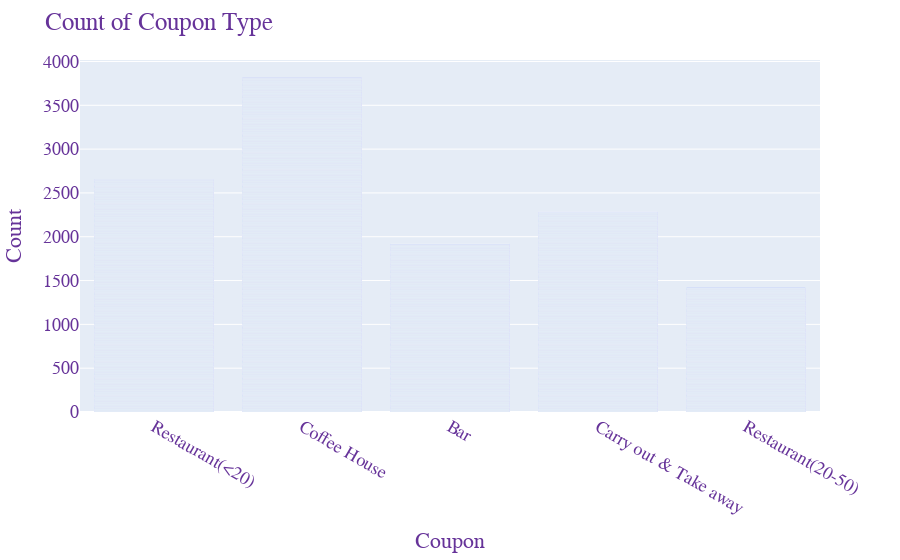

Source (notebook cell):
### Markdown cell above
5. Use a bar plot to visualize the `coupon` column.

### Code cell
#Bar chart visualizing the Coupon types and count
fig = px.bar(data_clean, x = 'coupon')
fig.update_layout(title='Count of Coupon Type',
    xaxis_title='Coupon',
    yaxis_title='Count',
    legend_title='Coupon Acceptance',            
    font=dict(family="Courier New, monospace", size=18, color="RebeccaPurple")
                 )
fig.show()

### Figure 1 — Plotly figure (JSON) as saved in the notebook; plotly's stock layout.template omitted (floating-point values rounded to 4 significant figures; data arrays with more than 128 entries replaced by an {"elided": "..."} marker saying what was removed)
{"data": [{"alignmentgroup": "True", "hovertemplate": "coupon=%{x}<br>count=%{y}<extra></extra>", "legendgroup": "", "marker": {"color": "#636efa", "pattern": {"shape": ""}}, "name": "", "offsetgroup": "", "orientation": "v", "showlegend": false, "textposition": "auto", "type": "bar", "x": {"elided": "12079 str values"}, "xaxis": "x", "y": {"elided": "12079 int values"}, "yaxis": "y"}], "layout": {"barmode": "relative", "font": {"color": "RebeccaPurple", "family": "Courier New, monospace", "size": 18}, "legend": {"title": {"text": "Coupon Acceptance"}, "tracegroupgap": 0}, "margin": {"t": 60}, "title": {"text": "Count of Coupon Type"}, "xaxis": {"anchor": "y", "domain": [0, 1], "title": {"text": "Coupon"}}, "yaxis": {"anchor": "x", "domain": [0, 1], "title": {"text": "Count"}}}}
